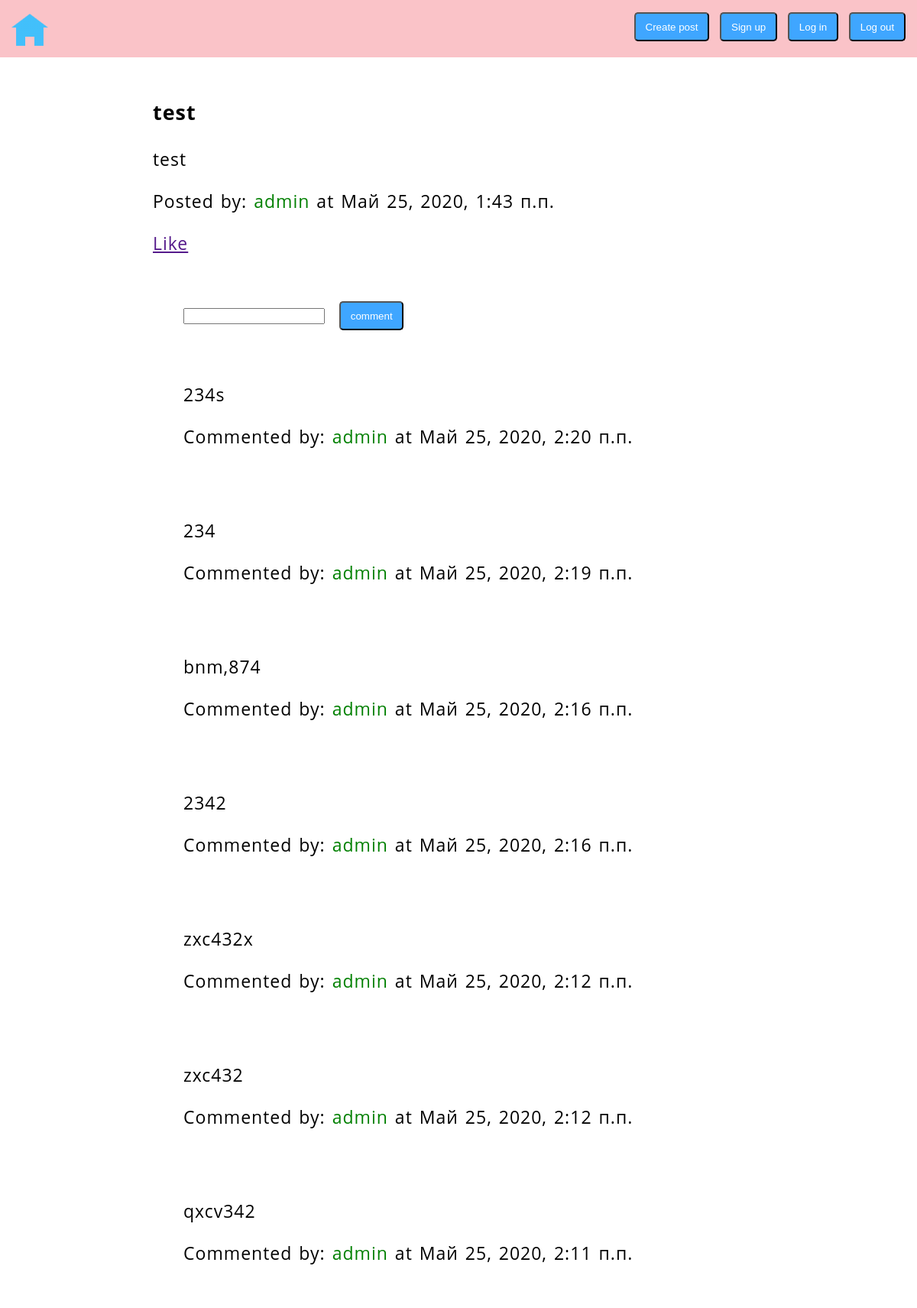
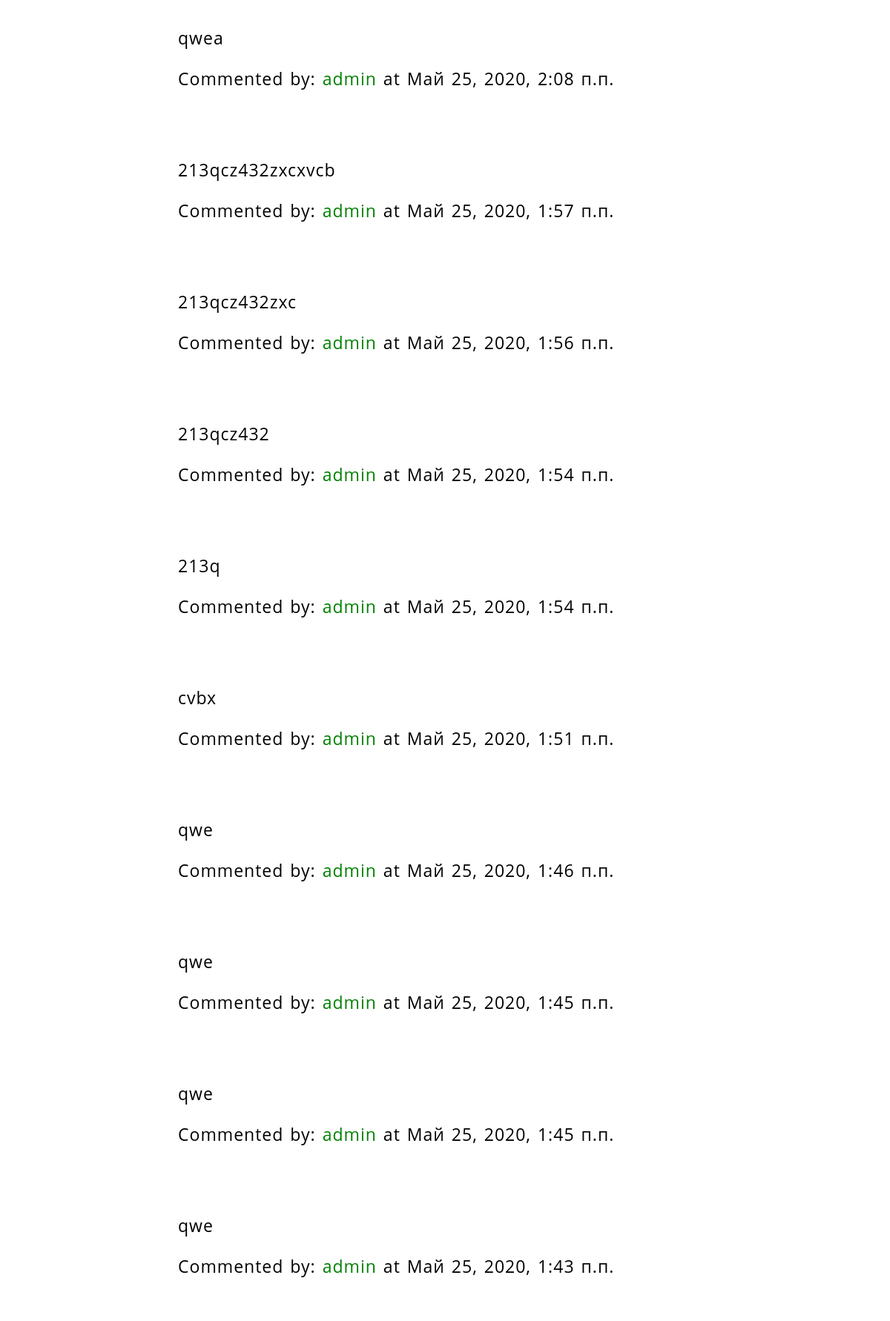
/posts/test/, run on the app's committed database (2 pictures, top to bottom).
### posts/models.py (models this page shows, shortened)
class Post(models.Model):
    title = models.CharField(max_length=100)
    slug = models.SlugField()
    body = models.TextField()
    date = models.DateTimeField(auto_now_add=True)
    thumb = models.ImageField(blank=True, null=True, upload_to = "uploads")
    author =  models.ForeignKey(User,default=None,on_delete=models.CASCADE)

class Comment(models.Model):
    date = models.DateTimeField(auto_now_add=True)
    body = models.TextField(null=True)
    author =  models.ForeignKey(User,to_field="username",default=None,on_delete=models.CASCADE)
    post =  models.ForeignKey(Post,default=None,on_delete=models.CASCADE)

### posts/views.py (the view)
# urls.py: path('<slug>/', views.post_detail, name="detail"),
def post_detail(request, slug):
    post = Post.objects.get(slug=slug)
    comments = Comment.objects.filter(post=post).order_by('-date')
    if request.method == 'POST':
        if request.user.is_authenticated:
            form = forms.CommentForm(request.POST or None)
            if form.is_valid():
                instance = form.save(commit=False)
                instance.author = request.user
                instance.post = post
                instance.save()
        else: return redirect("/accounts/login/")
    else:
        form = forms.CommentForm()
    return render(request,'posts/post_detail.html',{'post':post, 'comments':comments,'form':form})

### posts/forms.py
class CommentForm(forms.ModelForm):
  class Meta:
      model = models.Comment
      fields = ['body']

### statics/templates/posts/post_detail.html (shortened to what this page needs)
{% extends 'base_layout.html' %}
{% block content %}
<div class="post-detail">
  <div class="post">
    <h3>{{post.title}}</h3>
    <p>{{post.body}}</p>
    <p>Posted by:<span class="author_post">  {{post.author}}</span> at {{post.date}}</p>
    <p><a class='like-btn' data-href='{{ post.get_api_like_url }}' data-likes='{{ post.likes.count }}' href='{{ post.get_like_url }}'>{{ post.likes.count }} Like</a></p>
  </div>
<div class="comment-section">
  <div class="comment">
   <form method="post" id="comment_form" class="comment-form" action=".">
     <input type="text" id="comment_input">
     <input type="submit" class="btnh" value="comment">
   </form>
  </div>
    <div class="comment-section" id="commentList">
      {%for comment in comments%}
      <div class="comment" id="comm">
          <p>{{comment.body}} </p>
          <p>Commented by:<span class="author_post" id="auth">  {{comment.author}}</span> at {{comment.date}}</p>
      </div>
      {%endfor%}
    </div>
  </div>
</div>
{% endblock %}

### statics/templates/base_layout.html (shortened to what this page needs)
{% load static %}
<!DOCTYPE html>
<html>
<head>
  <link rel="stylesheet" href="{% static 'css/styles.css' %}">
</head>
<body>
  <header>
    <div class="containerh">
      <a class="logo" href="{% url 'posts:list'%}"><img src="/static/media/src/home-7-48.png"></a>
      <nav class="menu">
        <ul>
          <li>
            <form action="{% url 'posts:create'%}">
              <button  class="btnh">Create post</button>
            </form>
          </li>
          <li>
            <form action="{% url 'accounts:registration'%}">
              <button  class="btnh">Sign up</button>
            </form>
          </li>
          <li>
            <form action="{% url 'accounts:login'%}">
              <button  class="btnh">Log in</button>
            </form>
          </li>
          <li>
            <form class="logout_form" action="{% url 'accounts:logout'%}" method="post">
              <button type="submit" class="btnh">Log out </button>
            </form>
          </li>
        </ul>
      </nav>
    </div>
  </header>
  <div class="main">
    <div class="wrapper">
      {% block content %}
      {% endblock %}
    </div>
  </div>
</body>
</html>

### statics/css/styles.css (style rules this page uses)
body { background-image: url(/static/media/src/bck.jpg); background-size: cover; background-attachment: fixed; margin: 0; }
header { background: rgb(250,195,200); height: 75px; position: sticky; top:0; }
.main { width: 900px; padding-top:75px; padding: 0 15px; margin: 0 auto; background-color: rgba(255, 255, 255, 0.3); height: 100%; min-height: 600px; overflow:auto; font-family:'Open Sans'; word-spacing: 2px; letter-spacing: 1px; font-size:23px; }
.containerh { max-width: 1600px; padding: 0 15px; margin: 0 auto; height: 100%; overflow: auto; }
.logo { float: left; padding-top: 15px; }
nav { float: right; }
nav ul { list-style: none; }
nav li { display: inline-block; }
.post { background: rgb(255, 255, 255, 0.85); padding: 1px 25px; margin: 25px; }
.comment { width:80%; display: block; margin: 25px auto; background: rgb(255, 255, 255, 0.85); padding: 10px 25px; }
.btnh { display: inline-block; background: rgb(63, 166, 255); color: #fff; padding: 0.6rem 0.8rem; text-decoration: none; border-radius: 5px; margin-left: 10px; }
.author_post { color: green; }

### data on the page
Post: title "test", body "test", author "admin", date "Май 25, 2020, 1:43 п.п."
Comment: body "234s", author "admin", date "Май 25, 2020, 2:20 п.п."
Comment: body "234", author "admin", date "Май 25, 2020, 2:19 п.п."
Comment: body "bnm,874", author "admin", date "Май 25, 2020, 2:16 п.п."
Comment: body "2342", author "admin", date "Май 25, 2020, 2:16 п.п."
Comment: body "zxc432x", author "admin", date "Май 25, 2020, 2:12 п.п."
Comment: body "zxc432", author "admin", date "Май 25, 2020, 2:12 п.п."
Comment: body "qxcv342", author "admin", date "Май 25, 2020, 2:11 п.п."
Comment: body "qwea", author "admin", date "Май 25, 2020, 2:08 п.п."
Comment: body "213qcz432zxcxvcb", author "admin", date "Май 25, 2020, 1:57 п.п."
Comment: body "213qcz432zxc", author "admin", date "Май 25, 2020, 1:56 п.п."
Comment: body "213qcz432", author "admin", date "Май 25, 2020, 1:54 п.п."
Comment: body "213q", author "admin", date "Май 25, 2020, 1:54 п.п."
Comment: body "cvbx", author "admin", date "Май 25, 2020, 1:51 п.п."
Comment: body "qwe", author "admin", date "Май 25, 2020, 1:46 п.п."
Comment: body "qwe", author "admin", date "Май 25, 2020, 1:45 п.п."
Comment: body "qwe", author "admin", date "Май 25, 2020, 1:45 п.п."
Comment: body "qwe", author "admin", date "Май 25, 2020, 1:43 п.п."
